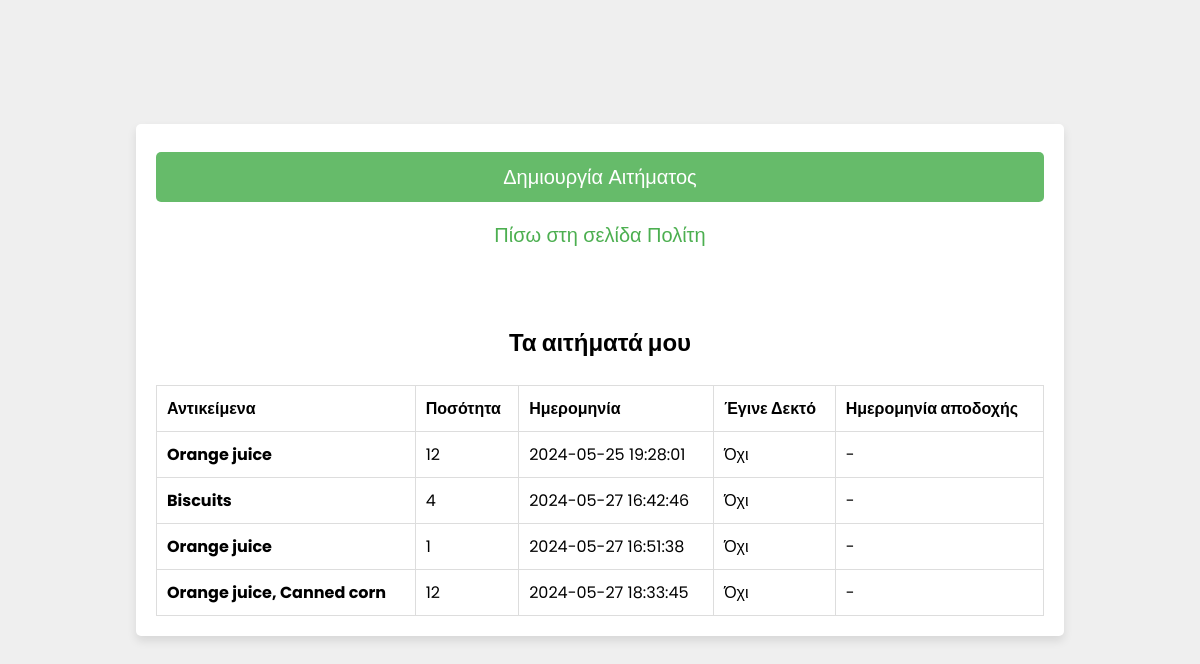
Before: /civilian_requests.php (signed in) with the older database file.
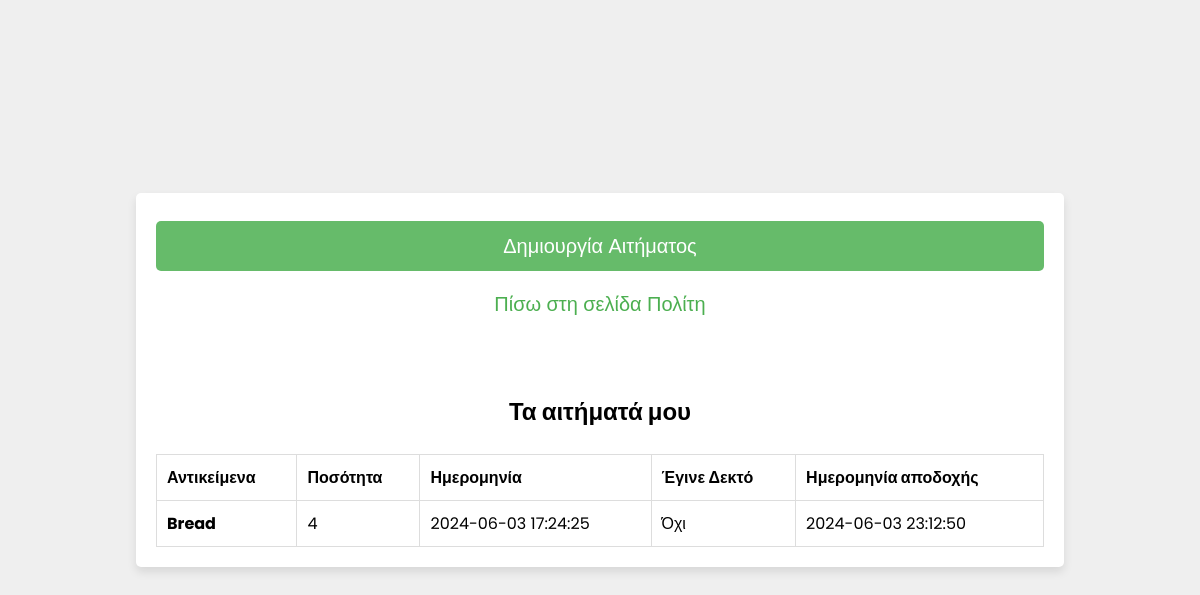
After: the same page with the newer database file.
### tables this page shows
CREATE TABLE `requests` (
  `id` int(255) NOT NULL,
  `civilian_id` int(255) NOT NULL,
  `date` datetime NOT NULL,
  `item_id` varchar(255) NOT NULL,
  `quantity` int(255) NOT NULL,
  `load_date` datetime NOT NULL,
  `rescuer_id` int(255) NOT NULL,
  `completed` int(1) NOT NULL,
  `complete_date` datetime DEFAULT NULL
);

### civilian_requests.php (the view, shortened to what this page needs)
<?php
@include 'config.php';
$civilian_name = $_SESSION['user_name'];
$stmt = $conn->prepare("SELECT * FROM users WHERE name = ?");
$stmt->bind_param("s", $civilian_name);
$stmt->execute();
$result = $stmt->get_result();
$row = $result->fetch_assoc();
$civilian_id = $row['id'];
?>
<!DOCTYPE html>
<html lang="el">
<head>
    <link rel="stylesheet" href="css/style.css">
</head>
<body>
    <div class="form-container">
        <form id="initialize_form" action="" method="post">
            <input type="button" id="j_button" class="form-btn" onclick="window.location.href = 'add_offer_or_request.php?is_a=request'" value="Δημιουργία Αιτήματος"><br>
            <p><a href="civilian_page.php">Πίσω στη σελίδα Πολίτη</a></p><br>
            <br><br>
            <h2>Τα αιτήματά μου</h2><br>
            <table class="table" id="requestsTable">
                <thead>
                    <tr>
                        <th scope="col">Αντικείμενα</th>
                        <th scope="col">Ποσότητα</th>
                        <th scope="col">Ημερομηνία</th>
                        <th scope="col">Έγινε Δεκτό</th>
                        <th scope="col">Ημερομηνία αποδοχής</th>
                    </tr>
                </thead>
                <tbody>
                    <?php
                    $stmt = $conn->prepare("SELECT * FROM requests WHERE civilian_id = ?");
                    $stmt->bind_param("i", $civilian_id);
                    $stmt->execute();
                    $result = $stmt->get_result();
                    if ($result) {
                        while ($row = $result->fetch_assoc()) {
                            $itemIds = explode(',', $row['item_id']);
                            $itemNames = [];
                            foreach ($itemIds as $itemId) {
                                $itemStmt = $conn->prepare("SELECT name FROM items WHERE id = ?");
                                $itemStmt->bind_param("i", $itemId);
                                $itemStmt->execute();
                                $itemResult = $itemStmt->get_result();
                                $itemRow = $itemResult->fetch_assoc();
                                $itemNames[] = $itemRow['name'];
                                $accepted = $row['rescuer_id'] != 0 ? 'Ναι' : 'Όχι';
                                $load_date = $row['load_date'] !='0000-00-00 00:00:00'? $row['load_date'] : '-';
                            }
                            $itemNamesString = implode(', ', $itemNames);
                            echo '<tr>
                                <th scope="row">'.$itemNamesString.'</th>
                                <td>'.$row['quantity'].'</td>
                                <td>'.$row['date'].'</td>
                                <td>' . htmlspecialchars($accepted) . '</td>
                                <td>' . htmlspecialchars($load_date) . '</td>
                            </tr>';
                        }
                    }
                    ?>
                </tbody>
            </table>
        </form>
    </div>
</body>
</html>

### css/style.css (style rules this page uses)
html { scroll-behavior: smooth; font-size: 16px; }
* { font-family: 'Poppins', sans-serif; margin: 0; padding: 0; box-sizing: border-box; outline: none; border: none; text-decoration: none; }
.form-container { min-height: 100vh; display: flex; align-items: center; justify-content: center; padding: 1.25rem; padding-bottom: 3.75rem; background: #efefef; }
.form-container form { padding: 1.25rem; border-radius: 0.3125rem; box-shadow: 0 0.3125rem 0.625rem rgba(0, 0, 0, .1); background: #FFF; text-align: center; max-width: 80%; width: 100%; }
.form-container form input, .form-container form select, .form-container form textarea { width: 100%; padding: 0.625rem 0.9375rem; font-size: 1.0625rem; margin: 0.5rem 0; background: #E0F7FA; border-radius: 0.3125rem; }
.form-container form .form-btn { background: #66BB6A; color: #FFF; text-transform: capitalize; font-size: 1.25rem; cursor: pointer; }
.form-container form p { margin-top: 0.625rem; font-size: 1.25rem; color: #333; }
.form-container form p a { color: #4CAF50; }
table { width: 100%; border-collapse: collapse; }
th, td { padding: 0.625rem; border: 0.0625rem solid #ddd; text-align: left; }

Changed rows visible on the page:
removed requests: itemNamesString "Orange juice", quantity "12", date "2024-05-25 19:28:01", rescuer "Όχι", load_date "-"
removed requests: itemNamesString "Biscuits", quantity "4", date "2024-05-27 16:42:46", rescuer "Όχι", load_date "-"
removed requests: itemNamesString "Orange juice", quantity "1", date "2024-05-27 16:51:38", rescuer "Όχι", load_date "-"
removed requests: itemNamesString "Orange juice, Canned corn", quantity "12", date "2024-05-27 18:33:45", rescuer "Όχι", load_date "-"
added requests: itemNamesString "Bread", quantity "4", date "2024-06-03 17:24:25", rescuer "Όχι", load_date "2024-06-03 23:12:50"
